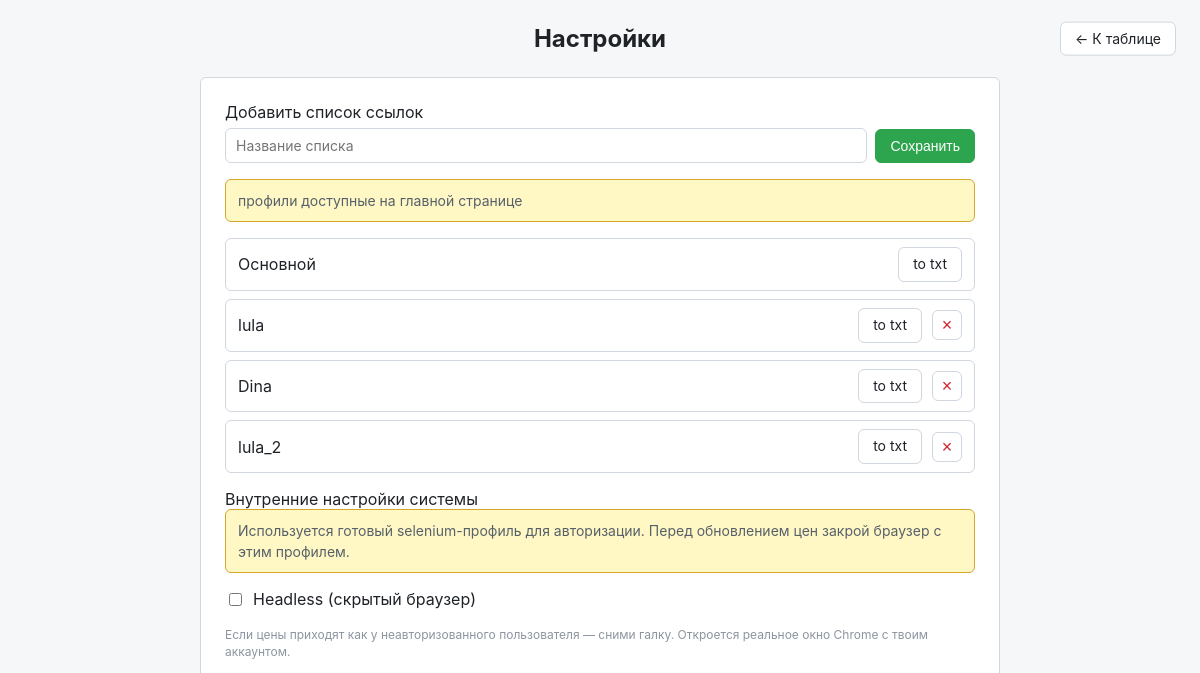
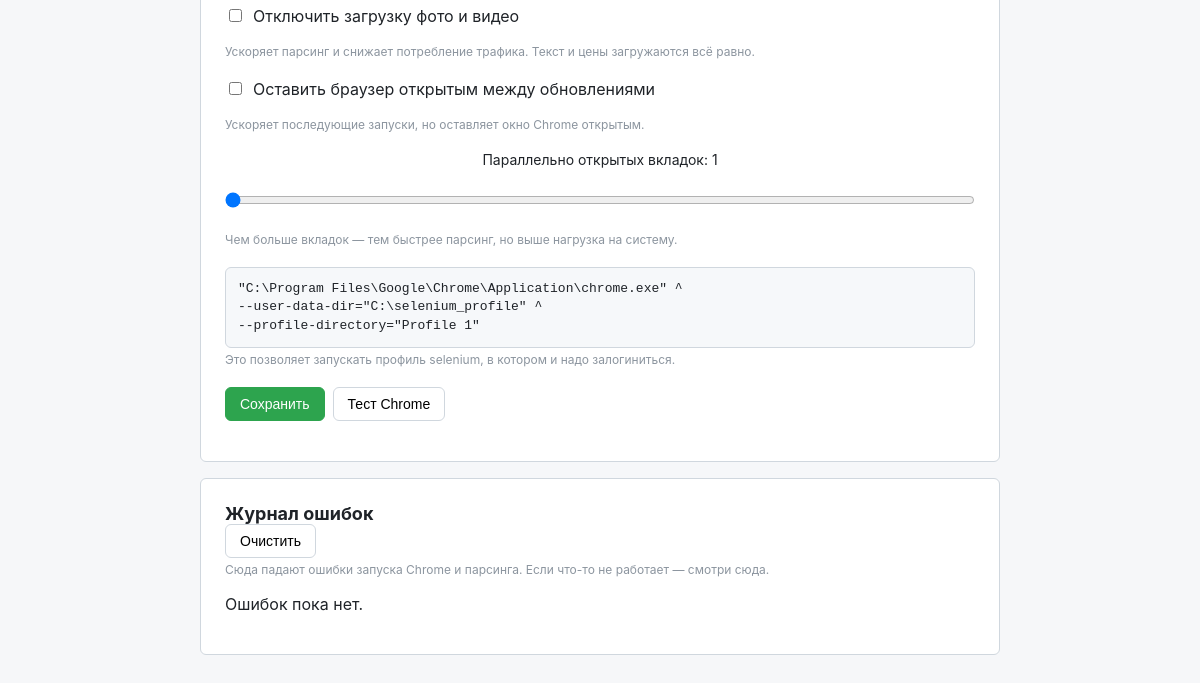
The app's page /settings, older data (2 pictures, top to bottom).
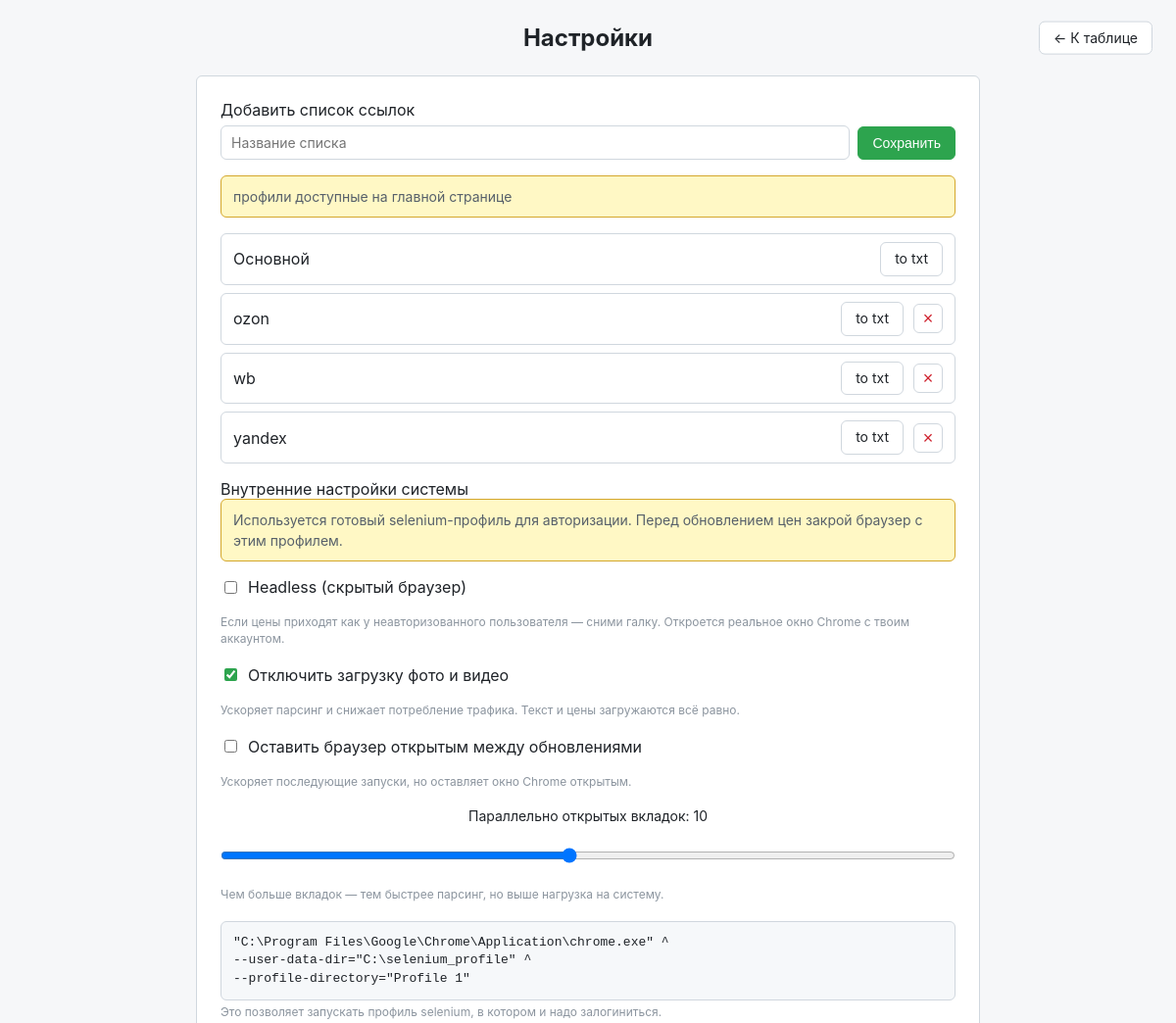
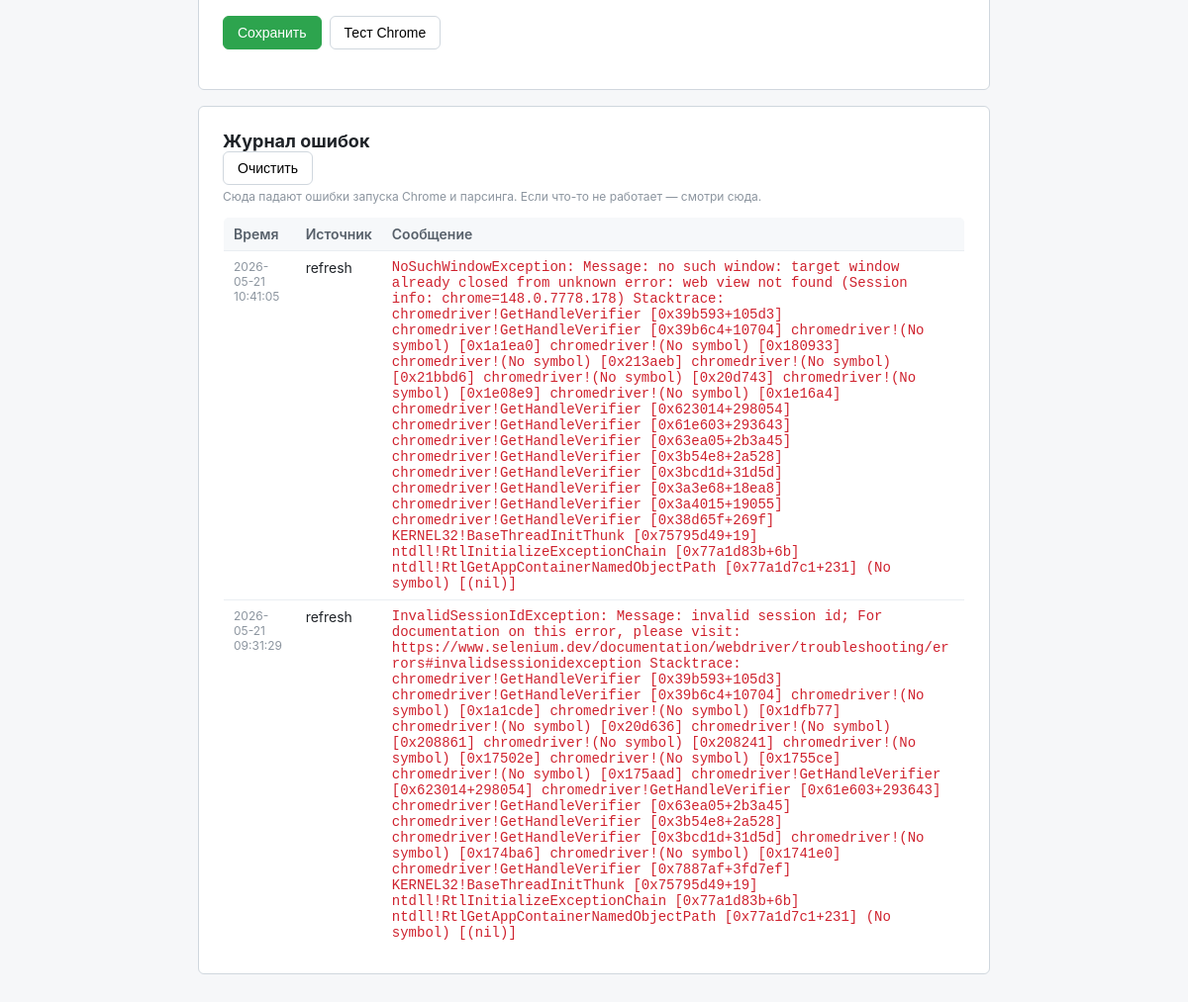
The same page, newer data (2 pictures, top to bottom).
### tables this page shows
CREATE TABLE profiles (
                id INTEGER PRIMARY KEY AUTOINCREMENT,
                name TEXT NOT NULL UNIQUE
            );

CREATE TABLE error_log (
                id INTEGER PRIMARY KEY AUTOINCREMENT,
                ts TEXT NOT NULL DEFAULT CURRENT_TIMESTAMP,
                source TEXT NOT NULL DEFAULT '',
                message TEXT NOT NULL DEFAULT ''
            );

### server.py (the view, shortened to what this page needs)
@app.route("/settings", methods=["GET", "POST"])
def settings():
    cfg = effective_chrome_config()
    with db() as conn:
        profiles = [dict(r) for r in conn.execute("SELECT id, name FROM profiles ORDER BY id").fetchall()]
    return render_template(
        "settings.html",
        cfg=cfg,
        profiles=profiles,
        errors=recent_errors(20),
    )

### server.py (called while the page is built)
def db():
    conn = sqlite3.connect(DB_PATH)
    conn.row_factory = sqlite3.Row
    conn.execute("PRAGMA foreign_keys = ON")
    return conn

def recent_errors(limit: int = 20) -> list[dict]:
    with db() as conn:
        rows = conn.execute(
            "SELECT id, ts, source, message FROM error_log ORDER BY id DESC LIMIT ?",
            (limit,),
        ).fetchall()
    return [dict(r) for r in rows]

def get_setting(key: str, default: str = "") -> str:
    with db() as conn:
        row = conn.execute("SELECT value FROM settings WHERE key = ?", (key,)).fetchone()
    return row["value"] if row else default

def effective_chrome_config() -> dict:
    headless_raw = get_setting("headless", "1")
    headless = headless_raw not in ("0", "false", "False", "")
    disable_media_raw = get_setting("disable_media", "0")
    disable_media = disable_media_raw not in ("0", "false", "False", "")
    keep_open_raw = get_setting("keep_browser_open", "0")
    keep_browser_open = keep_open_raw not in ("0", "false", "False", "")
    concurrency_raw = get_setting("concurrency", "1")
    try:
        concurrency = int(concurrency_raw)
    except ValueError:
        concurrency = 1
    concurrency = max(1, min(20, concurrency))
    return {
        "headless": headless,
        "disable_media": disable_media,
        "keep_browser_open": keep_browser_open,
        "concurrency": concurrency,
    }

### templates/settings.html (shortened to what this page needs)
<!doctype html>
<html lang="ru">
<head>
    <link rel="stylesheet" href="{{ url_for('static', filename='style.css') }}">
</head>
<body class="settings-page">
<div class="wrap">
    <header>
        <h1>Настройки</h1>
        <div class="actions">
            <a href="{{ url_for('index') }}" class="link-btn">← К таблице</a>
        </div>
    </header>
    <section class="settings-card">
        <form action="{{ url_for('add_profile') }}" method="post" class="settings-form">
            <label>
                <span>Добавить список ссылок</span>
                <div class="row">
                    <input type="text" name="profile_name" placeholder="Название списка" required>
                    <button type="submit" class="primary">Сохранить</button>
                </div>
            </label>
        </form>
        {% if profiles %}
        <p class="hint">
            профили доступные на главной странице
        </p>
        <div class="profiles-list">
            {% for profile in profiles %}
            <div class="profile-item">
                <span>{{ profile.name }}</span>
                <div class="profile-actions">
                    <a href="{{ url_for('export_txt', profile_id=profile.id) }}" class="link-btn">to txt</a>
                    {% if profile.name != 'Основной' %}
                    <form action="{{ url_for('delete_profile', profile_id=profile.id) }}" method="post" onsubmit="return confirm('Удалить профиль «{{ profile.name }}» и все связанные товары?');" style="display:inline;">
                        <button type="submit" class="danger">×</button>
                    </form>
                    {% endif %}
                </div>
            </div>
            {% endfor %}
        </div>
        {% endif %}
        <div class="section-title">Внутренние настройки системы</div>
        <p class="hint">
            Используется готовый selenium-профиль для авторизации. Перед обновлением цен закрой браузер с этим профилем.
        </p>
        <form action="{{ url_for('settings') }}" method="post" class="settings-form">
            <label class="row checkbox">
                <input type="checkbox" name="headless" id="headless" {% if cfg.headless %}checked{% endif %}>
                <span>Headless (скрытый браузер)</span>
            </label>
            <small class="dim">
                Если цены приходят как у неавторизованного пользователя — сними галку.
                Откроется реальное окно Chrome с твоим аккаунтом.
            </small>
            <label class="row checkbox">
                <input type="checkbox" name="disable_media" id="disable_media" {% if cfg.disable_media %}checked{% endif %}>
                <span>Отключить загрузку фото и видео</span>
            </label>
            <small class="dim">
                Ускоряет парсинг и снижает потребление трафика. Текст и цены загружаются всё равно.
            </small>
            <label class="row checkbox">
                <input type="checkbox" name="keep_browser_open" id="keep_browser_open" {% if cfg.keep_browser_open %}checked{% endif %}>
                <span>Оставить браузер открытым между обновлениями</span>
            </label>
            <small class="dim">
                Ускоряет последующие запуски, но оставляет окно Chrome открытым.
            </small>
            <label class="row slider-label">
                <span>Параллельно открытых вкладок: <span id="concurrency-value">{{ cfg.concurrency }}</span></span>
            </label>
            <input type="range" name="concurrency" id="concurrency" min="1" max="20" value="{{ cfg.concurrency }}" step="1">
            <small class="dim">
                Чем больше вкладок — тем быстрее парсинг, но выше нагрузка на систему.
            </small>
            <div class="command-block">
                <pre>"C:\Program Files\Google\Chrome\Application\chrome.exe" ^
--user-data-dir="C:\selenium_profile" ^
--profile-directory="Profile 1"</pre>
                <small class="dim">Это позволяет запускать профиль selenium, в котором и надо залогиниться.</small>
            </div>
            <div class="row">
                <button type="submit" class="primary">Сохранить</button>
                <button type="button" id="test-chrome-btn">Тест Chrome</button>
            </div>
        </form>
    </section>
    <section class="settings-card">
        <div class="row" style="justify-content: space-between;">
            <h2 style="margin: 0; font-size: 18px;">Журнал ошибок</h2>
            <button type="button" id="clear-errors-btn">Очистить</button>
        </div>
        <small class="dim">Сюда падают ошибки запуска Chrome и парсинга. Если что-то не работает — смотри сюда.</small>
        <div id="errors-list">
            {% if errors %}
            <table class="errors-table">
                <thead>
                    <tr><th>Время</th><th>Источник</th><th>Сообщение</th></tr>
                </thead>
                <tbody>
                    {% for e in errors %}
                    <tr>
                        <td class="dim">{{ e.ts }}</td>
                        <td>{{ e.source }}</td>
                        <td class="err-text">{{ e.message }}</td>
                    </tr>
                    {% endfor %}
                </tbody>
            </table>
            {% else %}
            <p class="dim">Ошибок пока нет.</p>
            {% endif %}
        </div>
    </section>
</div>
</body>
</html>

### static/style.css (style rules this page uses)
* { box-sizing: border-box; }
body { font-family: -apple-system, BlinkMacSystemFont, "Segoe UI", Roboto, sans-serif; background: #f6f7f9; color: #1f2328; margin: 0; padding: 24px; }
.wrap { max-width: 1200px; margin: 0 auto; }
header { display: flex; justify-content: space-between; align-items: center; margin-bottom: 24px; }
.settings-page header { justify-content: center; position: relative; }
.settings-page header .actions { position: absolute; right: 0; top: 50%; transform: translateY(-50%); }
h1 { font-size: 24px; margin: 0; }
.actions { display: flex; gap: 12px; align-items: center; }
button { padding: 8px 14px; border: 1px solid #d0d7de; border-radius: 6px; background: #fff; cursor: pointer; font-size: 14px; }
button.primary { background: #2da44e; border-color: #2da44e; color: #fff; }
button.danger { background: transparent; border-color: #d0d7de; color: #cf222e; width: 30px; height: 30px; padding: 0; line-height: 1; font-size: 18px; }
a.link-btn { padding: 8px 14px; border: 1px solid #d0d7de; border-radius: 6px; background: #fff; cursor: pointer; font-size: 14px; color: #1f2328; text-decoration: none; display: inline-block; line-height: 1.2; }
.settings-card { background: #fff; border: 1px solid #d0d7de; border-radius: 6px; padding: 24px; max-width: 800px; margin: 0 auto 16px; }
.command-block pre { margin: 0; padding: 12px; background: #f6f8fa; border: 1px solid #d0d7de; border-radius: 6px; font-size: 13px; line-height: 1.4; overflow-x: auto; }
.profiles-list { margin-top: 12px; margin-bottom: 16px; }
.profile-item { display: flex; justify-content: space-between; align-items: center; padding: 8px 12px; border: 1px solid #d0d7de; border-radius: 6px; background: #fff; margin-bottom: 8px; }
.profile-actions { display: flex; align-items: center; gap: 10px; }
.profile-item:last-child { margin-bottom: 0; }
.errors-table { margin-top: 12px; width: 100%; border-collapse: collapse; font-size: 13px; }
.errors-table th, .errors-table td { padding: 8px 10px; text-align: left; border-bottom: 1px solid #eaeef2; vertical-align: top; }
.errors-table th { background: #f6f8fa; font-weight: 600; color: #57606a; }
.errors-table td.err-text { color: #cf222e; font-family: ui-monospace, SFMono-Regular, Menlo, monospace; word-break: break-word; }
.settings-card .hint { margin-top: 0; color: #57606a; font-size: 14px; line-height: 1.5; background: #fff8c5; border: 1px solid #d4a72c; padding: 10px 12px; border-radius: 6px; margin-bottom: 16px; }
.settings-form { display: flex; flex-direction: column; gap: 18px; margin-bottom: 16px; }
.settings-form label { display: flex; flex-direction: column; gap: 6px; }
.settings-form label.slider-label > span { font-weight: 400; font-size: 14px; }
.settings-form label.checkbox > input[type="checkbox"] { accent-color: #2da44e; }
input[type="range"] { width: 100%; height: 28px; margin: 0; }
.settings-form .row { display: flex; gap: 8px; align-items: center; }
.settings-form input[type="text"], .settings-form select { flex: 1; padding: 8px 10px; border: 1px solid #d0d7de; border-radius: 6px; font-size: 14px; font-family: inherit; }
.settings-form label.checkbox { flex-direction: row; align-items: center; }
.settings-form label.checkbox > span { font-weight: 400; }
small.dim { color: #8c959f; font-size: 12px; line-height: 1.4; }
table { width: 100%; border-collapse: collapse; background: #fff; border: 1px solid #d0d7de; border-radius: 6px; overflow: hidden; }
th, td { padding: 10px 12px; text-align: center; border-bottom: 1px solid #eaeef2; font-size: 14px; }
th { background: #f6f8fa; font-weight: 600; color: #57606a; }
tr:last-child td { border-bottom: none; }
td.dim { color: #8c959f; font-size: 12px; }

Row changes from the older to the newer data that the page shows:
removed profiles: name "lula"
removed profiles: name "Dina"
removed profiles: name "lula_2"
added profiles: name "ozon"
added profiles: name "wb"
added profiles: name "yandex"
added error_log: ts "2026-05-21 10:41:05", source "refresh", message "NoSuchWindowException: Message: no such window: target window already closed from unknown error: web view not found (Session info: chrome=148.0.7778.178) Stacktrace: chromedriver!GetHandleVerifier [0x39b593+105d3] chromedriver!GetHandleVerifier [0x39b6c4+10704] chromedriver!(No symbol) [0x1a1ea0] chromedriver!(No symbol) [0x180933] chromedriver!(No symbol) [0x213aeb] chromedriver!(No symbol) [0x21bbd6] chromedriver!(No symbol) [0x20d743] chromedriver!(No symbol) [0x1e08e9] chromedriver!(No symbol) [0x1e16a4] chromedriver!GetHandleVerifier [0x623014+298054] chromedriver!GetHandleVerifier [0x61e603+293643] chromedriver!GetHandleVerifier [0x63ea05+2b3a45] chromedriver!GetHandleVerifier…"
added error_log: ts "2026-05-21 09:31:29", source "refresh", message "InvalidSessionIdException: Message: invalid session id; For documentation on this error, please visit: https://www.selenium.dev/documentation/webdriver/troubleshooting/errors#invalidsessionidexception Stacktrace: chromedriver!GetHandleVerifier [0x39b593+105d3] chromedriver!GetHandleVerifier [0x39b6c4+10704] chromedriver!(No symbol) [0x1a1cde] chromedriver!(No symbol) [0x1dfb77] chromedriver!(No symbol) [0x20d636] chromedriver!(No symbol) [0x208861] chromedriver!(No symbol) [0x208241] chromedriver!(No symbol) [0x17502e] chromedriver!(No symbol) [0x1755ce] chromedriver!(No symbol) [0x175aad] chromedriver!GetHandleVerifier [0x623014+298054] chromedriver!GetHandleVerifier [0x61e603+293643]…"
Text that changed along with them:
form field disable_media: "☐" → "☑"
{{ cfg.concurrency }}: "1" → "10"
form field concurrency: "1" → "10"
text no longer shown: "Ошибок пока нет."
text now shown: "Время Источник Сообщение"
